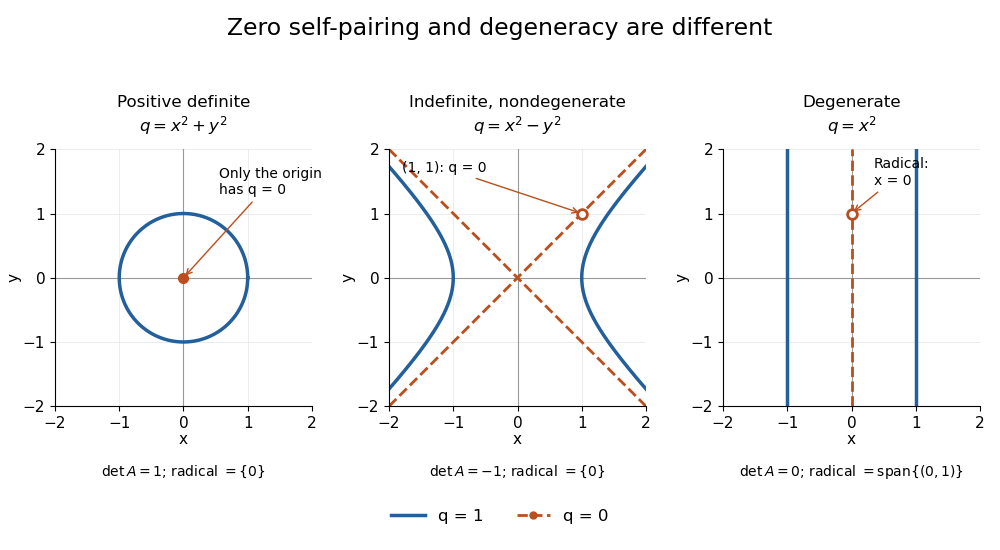

Write the Python code that produced this figure.
"""Compare unit and zero level sets of three real symmetric bilinear forms.

Save quadratic-form-level-sets.png to CWD on an opaque white background.
Tested with Python 3.14.4, NumPy 2.3.5, and Matplotlib 3.10.7.
"""

from pathlib import Path

import matplotlib

matplotlib.use("Agg")
import matplotlib.pyplot as plt
from matplotlib.lines import Line2D
import numpy as np


def main():
    blue, orange = "#235f9b", "#bb4e1d"
    t = np.linspace(0, 2 * np.pi, 401)
    y = np.linspace(-2, 2, 401)
    positive = np.column_stack((np.cos(t), np.sin(t)))
    indefinite = np.column_stack((np.sqrt(1 + y**2), y))
    assert np.allclose(np.sum(positive**2, axis=1), 1)
    assert np.allclose(indefinite[:, 0] ** 2 - indefinite[:, 1] ** 2, 1)
    assert np.allclose(y**2 - y**2, 0)
    matrices = (np.diag([1, 1]), np.diag([1, -1]), np.diag([1, 0]))
    assert [round(np.linalg.det(a)) for a in matrices] == [1, -1, 0]
    null = np.array([1, 1])
    assert null @ matrices[1] @ null == 0
    assert np.any(matrices[1] @ null != 0)
    assert np.array_equal(matrices[2] @ np.array([0, 1]), np.zeros(2))

    plt.rcParams.update({"font.size": 11, "figure.facecolor": "white"})
    fig, axes = plt.subplots(1, 3, figsize=(10, 5.5), facecolor="white")
    fig.subplots_adjust(left=0.055, right=0.98, top=0.77, bottom=0.22, wspace=0.3)
    fig.suptitle("Zero self-pairing and degeneracy are different", fontsize=17, y=0.97)
    headings = ["Positive definite", "Indefinite, nondegenerate", "Degenerate"]
    formulas = [r"$q=x^2+y^2$", r"$q=x^2-y^2$", r"$q=x^2$"]
    for ax, heading, formula in zip(axes, headings, formulas):
        ax.set_facecolor("white")
        ax.set_aspect("equal")
        ax.set_xlim(-2, 2)
        ax.set_ylim(-2, 2)
        ax.set_xticks([-2, -1, 0, 1, 2])
        ax.set_yticks([-2, -1, 0, 1, 2])
        ax.grid(color="#e9e9e9", lw=0.6)
        ax.axhline(0, color="#999999", lw=0.8)
        ax.axvline(0, color="#999999", lw=0.8)
        ax.spines[["top", "right"]].set_visible(False)
        ax.set_xlabel("x", labelpad=1)
        ax.set_ylabel("y", labelpad=1)
        ax.set_title(heading + "\n" + formula, fontsize=12, pad=13)

    axes[0].plot(*positive.T, color=blue, lw=2.5)
    axes[0].plot(0, 0, "o", color=orange, ms=7, zorder=5)
    axes[0].annotate("Only the origin\nhas q = 0", (0, 0), (0.55, 1.3), fontsize=10,
                     arrowprops={"arrowstyle": "->", "color": orange})
    for sign in [-1, 1]:
        axes[1].plot(sign * indefinite[:, 0], y, color=blue, lw=2.5)
        axes[1].plot(y, sign * y, color=orange, lw=2, ls="--")
    axes[1].plot(1, 1, "o", mfc="white", mec=orange, ms=7, mew=2, zorder=5)
    axes[1].annotate("(1, 1): q = 0", (1, 1), (-1.8, 1.65), fontsize=10,
                     arrowprops={"arrowstyle": "->", "color": orange})
    for sign in [-1, 1]:
        axes[2].plot(np.full_like(y, sign), y, color=blue, lw=2.5)
    axes[2].plot(np.zeros_like(y), y, color=orange, lw=2, ls="--")
    axes[2].plot(0, 1, "o", mfc="white", mec=orange, ms=7, mew=2, zorder=5)
    axes[2].annotate("Radical:\nx = 0", (0, 1), (0.35, 1.45), fontsize=10,
                     arrowprops={"arrowstyle": "->", "color": orange})
    captions = [r"$\det A=1$; radical $=\{0\}$",
                r"$\det A=-1$; radical $=\{0\}$",
                r"$\det A=0$; radical $=\mathrm{span}\{(0,1)\}$"]
    for ax, caption in zip(axes, captions):
        ax.text(0.5, -0.27, caption, transform=ax.transAxes, ha="center", fontsize=10)
    handles = [Line2D([], [], color=blue, lw=2.5, label="q = 1"),
               Line2D([], [], color=orange, lw=2, ls="--", marker="o", markersize=5, label="q = 0")]
    fig.legend(handles=handles, loc="lower center", bbox_to_anchor=(0.5, 0.02), ncol=2,
               frameon=False, fontsize=12)
    fig.savefig(Path.cwd() / (Path(__file__).stem + ".png"), dpi=100,
                facecolor="white", transparent=False)
    plt.close(fig)


if __name__ == "__main__":
    main()
